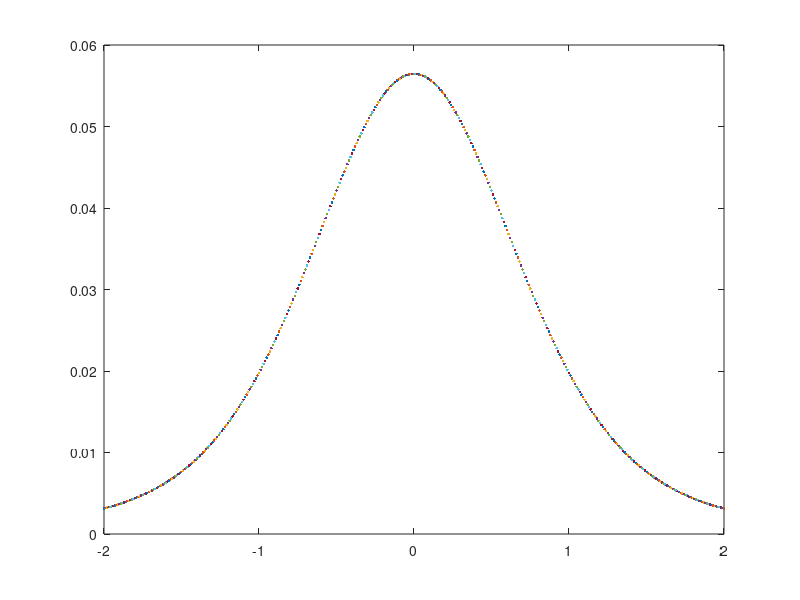

This chart was generated by the following MATLAB code:

function PHENIXridge5
    
    
    for phi = -2:0.01:2

    q = 0.8;
    mpi = 0.13957;
    TMP = 0.5;
    etajet = 0 ;
    Aridge = 0.058/0.36;
    fRNK = 3;
    fJ = 0.82;
    ma = 1.1;
    md = 1;
    a = 0.5;
    sigmapizero = 0.5;
    snn = 200;

    mN = 0.93957;
    
    yb = acosh(snn/(2*mN));
    
    [pt,deta] = meshgrid(4:0.01:5,-1:0.01:1);
    
    eta = deta + etajet;

    pf1 = pt .* cos(phi);
    pf2 = pt .* sin(phi);
    pf3 = pt .* sinh(eta);
    
    pi1 = pf1 - q/cosh(etajet);
    pi2 = pf2;
    pi3 = pf3 - q*sinh(etajet)/cosh(etajet);
    
    Ef = sqrt(pf1.^2 + pf2.^2 + pf3.^2 + mpi^2);
    Ei = sqrt(pi1.^2 + pi2.^2 + pi3.^2 + mpi^2);
    
    yf = log((Ef + pf3)./(Ef - pf3))./2;
    yi = log((Ei + pi3)./(Ei - pi3))./2;
    
    mtf = sqrt(mpi^2 + pf1.^2 + pf2.^2);
    mti = sqrt(mpi^2 + pi1.^2 + pi2.^2);
  
    pft = sqrt(pf1.^2 + pf2.^2);
    pit = sqrt(pi1.^2 + pi2.^2);
    
    x = sqrt(mpi^2 + pit.^2) .* exp(abs(yi) - yb) ./mpi ;
    
    etaf = log((sqrt(pf1.^2 + pf2.^2 + pf3.^2) + pf3)./((sqrt(pf1.^2 + pf2.^2 + pf3.^2) - pf3)));
    etai = log((sqrt(pi1.^2 + pi2.^2 + pi3.^2) + pi3)./((sqrt(pi1.^2 + pi2.^2 + pi3.^2) - pi3)));

    NJF = 0.15 + 0.1 * pt;
    TJF = 0.19 + 0.06 * pt;
    
    sigmapi = sigmapizero * ma ./(sqrt(ma^2 + pt.^2));
    
    
    Nridge =  fRNK * 2/3 * Aridge * (1 - x).^a .* exp(-sqrt(mpi^2 + pit.^2)/TMP)./(sqrt(md^2 + pit.^2)) .*  Ef./Ei .* sqrt(1 - mpi^2./(mtf.^2 .* (cosh(yf)).^2));
    
    Njet = fJ * NJF .* exp((mpi - sqrt((mpi^2 + pt.^2))) ./ TJF) ./(TJF .* (mpi + TJF)) .* exp(-(phi^2 + deta.^2) ./ (2 * sigmapi.^2)) ./ (2 * pi * sigmapi.^2);
    
    

    Nridgei = Nridge .* pt;
    
    iNridge = sum(Nridgei(:) * 0.01) ;

    N = iNridge ;
    
    plot(phi, N)
    
    hold all
    
    end

    

    
    
end